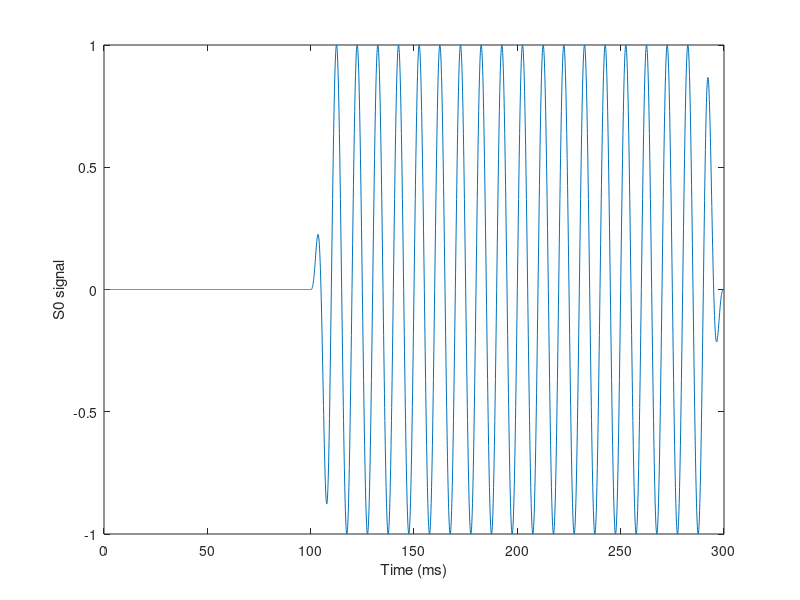

MATLAB code for this plot: (Note: this script raises an error after producing the figure.)
%% play_tone.m %%
%  based on playwav.m example script from Microstar Labs
%
%------------------------------------------------------------------------
% 6 Mar 2019 (SJS)
%------------------------------------------------------------------------

% output sample rate
Fs = 10000;
% tone parameters
tone_dur = 200;	% milliseconds
tone_freq = 100;	% Hz
tone_ramp = 10;	% milliseconds
tone_delay = 100; % milliseconds
tone_amp = 1;		% Volts

% Create tone

% generate time vector
tvec = (1/Fs)*(0:((Fs * 0.001 * tone_dur)-1));
% convert to angular frequency
omega = 2 * pi * tone_freq;
% create sinusoid
tone = tone_amp * sin(omega * tvec);
% ramp tone on/off to avoid clicks
rampbins = floor(Fs * tone_ramp / 1000);
ramp1 = sin(linspace(0, pi/2, rampbins)).^2;
ramp2 = fliplr(ramp1);
n = length(tone);
tone = [(ramp1 .* tone(1, 1:rampbins)) ...
		tone(1, rampbins + 1:n - rampbins) ...
		(ramp2 .* tone(1, n-rampbins+1:n))];
% insert delay
tone = [zeros(1, ceil(Fs * tone_delay / 1000)) tone];

% plot signal
t = (1000/Fs) * (0:(length(tone)-1));
figure(1)
plot(t, tone);
xlabel('Time (ms)')
ylabel('S0 signal')
% information
signal_dur = tone_dur + tone_delay;
fprintf('Signal Duration (s): %.2f\n', signal_dur / 1000);
fprintf('samples/channel: %d\n', length(tone));
fprintf('total samples: %d\n', numel(tone));
fprintf('Time between sample updates (us): %.2f\n', (1e6) * (1/Fs) * (1/2));

pause_dur = ceil(0.001 * signal_dur);

%% Prepare the DAP board to receive the data. Script starts automatically.
dapallopen();
cnfg = dapcnfig(hTextToDap, 'play_tone.dap');
if cnfg < 1
   dapallclose();
   error('Error configuring DAP')
end

% Send the data to the DAP board for playback.
disp('Sending the data to the DAP board')
nData = dapputm(hBinToDap, tone, 'double');
fprintf('nData: %d\n', nData);

% Allow enough time for the playback to finish
fprintf('Allow %.2f seconds for playback\n', pause_dur);
pause(pause_dur);

% Close connections to DAP 
dapallclose();
